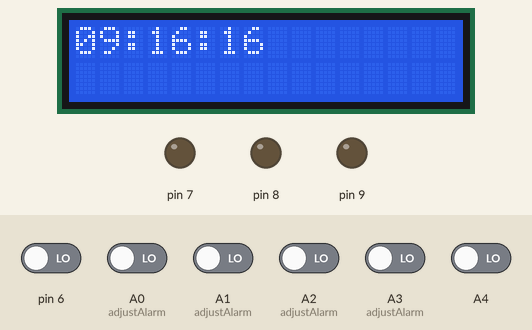
Simulated run of this sketch. Board: Arduino Uno, built with avr-gcc and run on an emulated ATmega328P. Parts: 16×2 character LCD, output pins drawn as LEDs (lit = HIGH). The test bench sets the inputs (shaded band); at power-on: A0 (adjustAlarm), A1 (adjustAlarm), A2 (adjustAlarm), A3 (adjustAlarm), A4, pin 6 LOW. EEPROM starts erased.

Above: at 1.2 s.
1.3 s: A3 (adjustAlarm) driven HIGH
At 1.53 s:
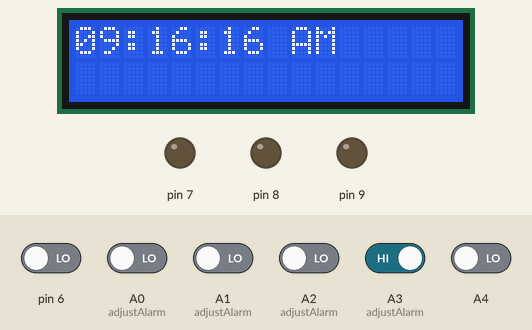
3.4 s: A4 driven HIGH
At 3.91 s:
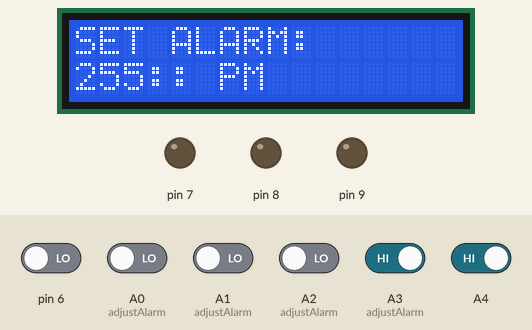
6.1 s: A2 (adjustAlarm) driven HIGH
At 6.86 s:
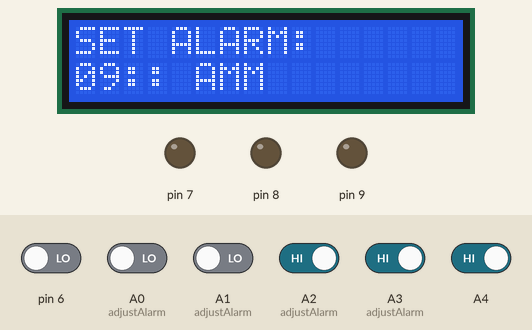
9.1 s: A0 (adjustAlarm) driven HIGH
At 11.5 s:
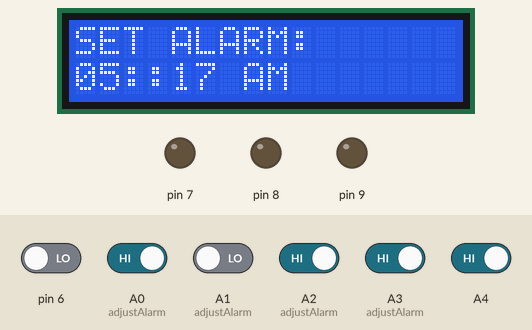
12.1 s: A1 (adjustAlarm) driven HIGH
At 13.5 s:
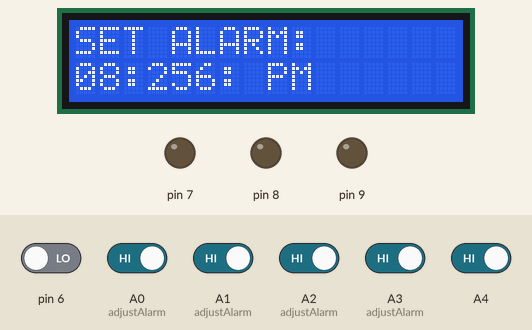
15.1 s: A0 (adjustAlarm) driven LOW
At 18.1 s:
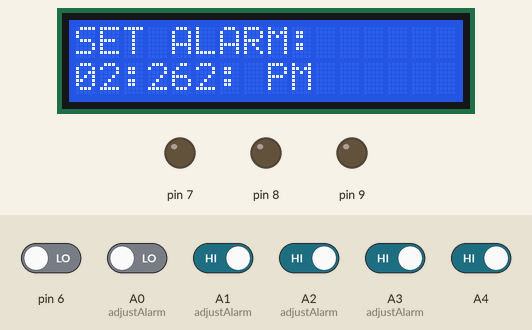
Timing chart, 0 to 19.1 s (numbered marks = the images above; inputs shaded):
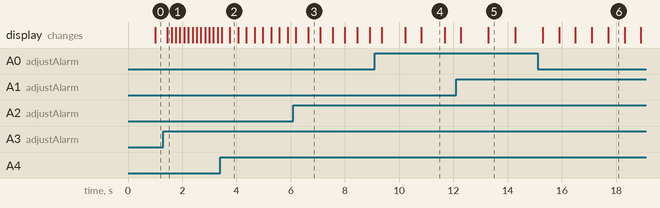

Measured:
- after the input at 1.3 s, the display: changes after 0.16 s (image 1)
- what the display in image 3 shows lasts 0.5 s, from 6.6 s to 7.1 s
- what the display in image 4 shows lasts 0.9 s, from 10.8 s to 11.7 s
- what the display in image 5 shows lasts 1.0 s, from 13.3 s to 14.3 s
- what the display in image 6 shows lasts 0.6 s, from 17.7 s to 18.3 s

The sketch:

BasicAlarmClock.ino
```cpp
#include <LiquidCrystal.h>
#include <EEPROM.h>

LiquidCrystal lcd(12, 11, 5, 4, 3, 2);
int seconds = 55;
int minutes = 30;
int hours = 2;
int alarm_seconds = 55;
int alarm_minutes = 30;
int alarm_hours = 2;
int adjustAlarmMode = 0;
unsigned long previousMs = 0;
char meridiem[3] = "AM";
char ss[3] = "55";
char mm[3] = "50";
char hh[3] = "02";
char alarm_ss[3] = "55";
char alarm_mm[3] = "50";
char alarm_hh[3] = "02";
char alarm_meridiem[3] = "AM";

void setup()
{
  lcd.begin(16, 2);
  Serial.begin(9600);
  //EEPROM.write(0,3);
  //EEPROM.write(1,0);
  //EEPROM.write(2,5);
  //EEPROM.write(3,5);
  //EEPROM.write(4,43);
  //EEPROM.write(5,35);
  hours = EEPROM.read(0);
  minutes = EEPROM.read(1);
  seconds = EEPROM.read(2);
  sprintf(ss,"%02d",seconds);
  sprintf(mm,"%02d",minutes);
  sprintf(hh,"%02d",hours);

  alarm_hours = EEPROM.read(3);
  alarm_minutes = EEPROM.read(4);
  alarm_seconds = EEPROM.read(5);
  sprintf(alarm_ss,"%02d",alarm_seconds);
  sprintf(alarm_mm,"%02d",alarm_minutes);
  sprintf(alarm_hh,"%02d",alarm_hours);

  pinMode(6,INPUT);

  pinMode(7,OUTPUT);
  pinMode(8,OUTPUT);
  pinMode(9,OUTPUT);

  pinMode(A0,INPUT);
  pinMode(A1,INPUT);
  pinMode(A2,INPUT);
  pinMode(A3,INPUT);
  pinMode(A4,INPUT);
}

void loop()
{
  adjustAlarmMode = digitalRead(A4);
  runClock();
  if(adjustAlarmMode)
  {
    adjustAlarm();
    lcd.setCursor(0, 0);
    lcd.print("SET ALARM:      ");
    lcd.setCursor(0, 1);
    lcd.print(alarm_hh); lcd.print(":"); lcd.print(alarm_mm);lcd.print(":"); lcd.print(alarm_ss); lcd.print(" "); lcd.print(alarm_meridiem);
  }
  else
  {
   lcd.setCursor(0, 0);
   lcd.print(hh); lcd.print(":"); lcd.print(mm);lcd.print(":"); lcd.print(ss); lcd.print(" "); lcd.print(meridiem);
   lcd.setCursor(0, 1);
   lcd.print("                ");
  }

  if(alarm_hours == hours && alarm_minutes == minutes && alarm_seconds == seconds && (strcmp(alarm_meridiem,meridiem)==0))
  {
    digitalWrite(7,HIGH);
    digitalWrite(8,HIGH);
    digitalWrite(9,HIGH);
  }
  if(digitalRead(6))
  {
    digitalWrite(7,LOW);
    digitalWrite(8,LOW);
    digitalWrite(9,LOW);
  }
}

void runClock()
{
  unsigned long currentMs = millis();
  int adjustSec = digitalRead(A0);
  int adjustMin = digitalRead(A1);
  int adjustHrs = digitalRead(A2);
  int adjustMer = digitalRead(A3);

  if(currentMs - previousMs > 1000 || (adjustSec && !adjustAlarmMode))
  {
    if(adjustSec)
      delay(250);
    seconds++;
    previousMs = currentMs;
    sprintf(ss,"%02d",seconds);
    EEPROM.update(2, seconds);
  }
  if(seconds >= 60 || (adjustMin && !adjustAlarmMode))
  {
    if(adjustMin)
      delay(250);
    seconds %= 60;
    sprintf(ss,"%02d",seconds);
    minutes++;
    sprintf(mm,"%02d",minutes);
    EEPROM.update(1, minutes);
  }
  if(minutes >= 60 || (adjustHrs && !adjustAlarmMode))
  {
    if(adjustHrs)
      delay(250);
    minutes %= 60;
    sprintf(mm,"%02d",minutes);
    hours++;
    hours = hours%13;
    hours += (hours == 0? 1 : 0);
    sprintf(hh,"%02d",hours);
    if(hours == 12)
    {
      meridiem[0] = meridiem[0] == 'A'? 'P' : 'A';
    }
    EEPROM.update(0, hours);
  }
  if(adjustMer)
  {
      delay(150);
      meridiem[0] = meridiem[0] == 'A'? 'P' : 'A';
  }
}


void adjustAlarm()
{
  unsigned long currentMs = millis();
  int adjustSec = digitalRead(A0);
  int adjustMin = digitalRead(A1);
  int adjustHrs = digitalRead(A2);
  int adjustMer = digitalRead(A3);
  if(adjustSec)
  {
    delay(150);
    alarm_seconds++;
    alarm_seconds %= 60;
    sprintf(alarm_ss,"%02d",alarm_seconds);
    EEPROM.update(5, alarm_seconds);
  }
  if(adjustMin)
  {
    delay(150);
    alarm_minutes++;
    sprintf(alarm_mm,"%02d",alarm_minutes);
    EEPROM.update(4, alarm_minutes);
  }
  if(adjustHrs)
  {
    delay(150);
    alarm_hours++;
    alarm_hours = alarm_hours%13;
    alarm_hours += (alarm_hours == 0? 1 : 0);
    sprintf(alarm_hh,"%02d",alarm_hours);
    EEPROM.update(3, alarm_hours);
  }
  if(adjustMer)
  {
      delay(150);
      alarm_meridiem[0] = alarm_meridiem[0] == 'A'? 'P' : 'A';
  }
}
```
